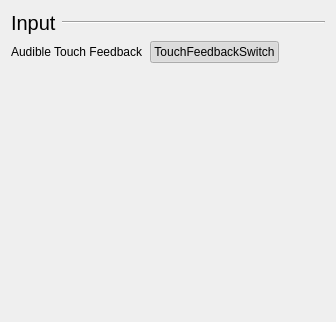
          <widget class="QWidget" name="InputSettings" native="true">
           <layout class="QGridLayout" name="gridLayout_6">
            <item row="2" column="1">
             <spacer name="verticalSpacer_13">
              <property name="orientation">
               <enum>Qt::Vertical</enum>
              </property>
              <property name="sizeHint" stdset="0">
               <size>
                <width>20</width>
                <height>248</height>
               </size>
              </property>
             </spacer>
            </item>
            <item row="1" column="0">
             <widget class="QLabel" name="label_26">
              <property name="text">
               <string>Audible Touch Feedback</string>
              </property>
             </widget>
            </item>
            <item row="1" column="1">
             <widget class="Switch" name="TouchFeedbackSwitch">
              <property name="text">
               <string>TouchFeedbackSwitch</string>
              </property>
              <property name="checkable">
               <bool>true</bool>
              </property>
              <property name="checked">
               <bool>true</bool>
              </property>
             </widget>
            </item>
            <item row="1" column="2">
             <spacer name="horizontalSpacer_12">
              <property name="orientation">
               <enum>Qt::Horizontal</enum>
              </property>
              <property name="sizeHint" stdset="0">
               <size>
                <width>40</width>
                <height>20</height>
               </size>
              </property>
             </spacer>
            </item>
            <item row="0" column="0" colspan="3">
             <widget class="QFrame" name="displayHeader_5">
              <property name="frameShape">
               <enum>QFrame::NoFrame</enum>
              </property>
              <property name="frameShadow">
               <enum>QFrame::Raised</enum>
              </property>
              <layout class="QHBoxLayout" name="horizontalLayout_19">
               <property name="leftMargin">
                <number>0</number>
               </property>
               <property name="topMargin">
                <number>0</number>
               </property>
               <property name="rightMargin">
                <number>0</number>
               </property>
               <property name="bottomMargin">
                <number>0</number>
               </property>
               <item>
                <widget class="QLabel" name="displayLabel_5">
                 <property name="font">
                  <font>
                   <pointsize>15</pointsize>
                  </font>
                 </property>
                 <property name="text">
                  <string>Input</string>
                 </property>
                </widget>
               </item>
               <item>
                <widget class="Line" name="displayLine_5">
                 <property name="sizePolicy">
                  <sizepolicy hsizetype="Expanding" vsizetype="Fixed">
                   <horstretch>0</horstretch>
                   <verstretch>0</verstretch>
                  </sizepolicy>
                 </property>
                 <property name="orientation">
                  <enum>Qt::Horizontal</enum>
                 </property>
                </widget>
               </item>
              </layout>
             </widget>
            </item>
           </layout>
          </widget>
